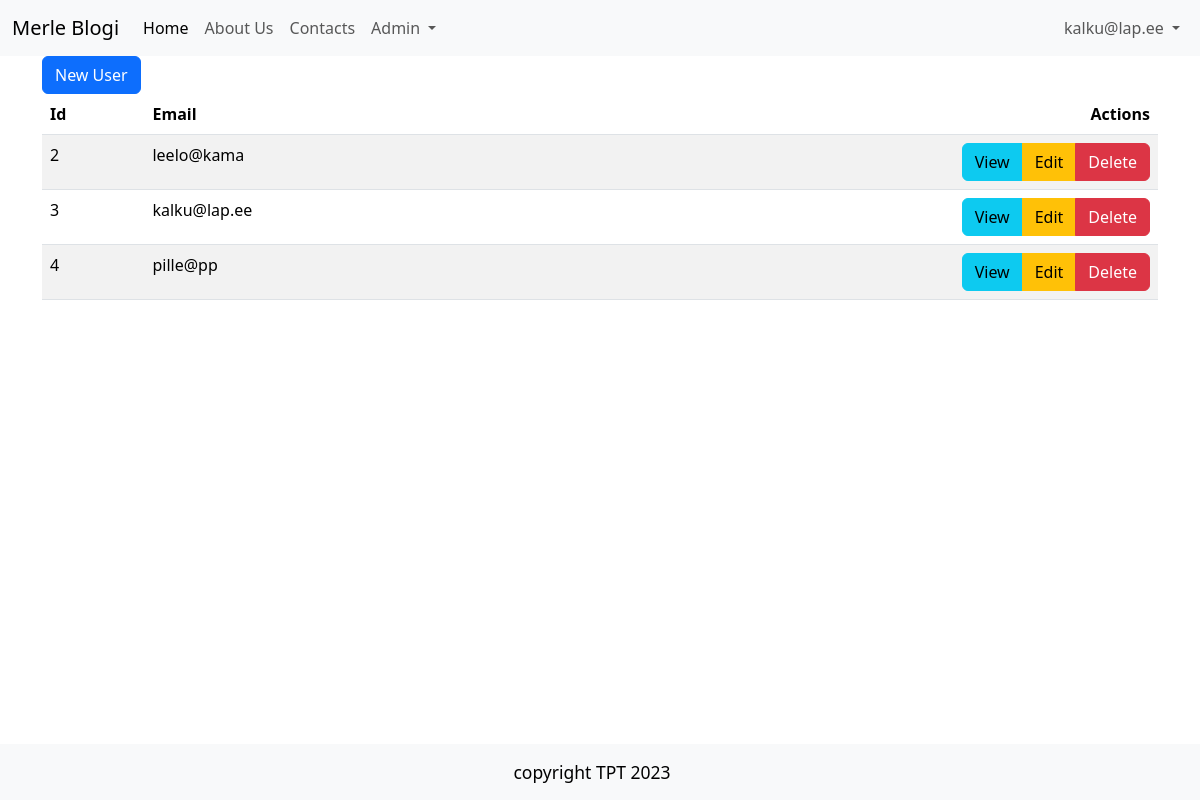
The app's page /admin/users (signed in) with its own data.
### tables this page shows
CREATE TABLE users
(
    id       integer
        constraint users_pk
            primary key autoincrement,
    email    text not null
        constraint users_pk2
            unique,
    password text not null
);

### src/Controllers/UsersController.php (called while the page is built, shortened)
<?php
class UsersController {
    public function index() {
        $users = User::all();
        include 'views/users/index.php';
    }
}

### src/DB.php (called while the page is built, shortened)
<?php
class DB {
    public $conn;
    public function __construct()
    {
        try {
            $this->conn = new PDO("sqlite:" . __DIR__ . "/../db.sqlite");
            $this->conn->setAttribute(PDO::ATTR_ERRMODE, PDO::ERRMODE_EXCEPTION);
        } catch(PDOException $e) {
            echo "Connection failed: " . $e->getMessage();
          }
    }
    public function all($table, $class){
        $stmt = $this->conn->prepare("SELECT * FROM $table");
        $stmt->execute();
        $stmt->setFetchMode(PDO::FETCH_CLASS, $class);
        return $stmt->fetchAll();
    }
    public function find($table, $class, $id){
        $stmt = $this->conn->prepare("SELECT * FROM $table WHERE id=$id");
        $stmt->execute();
        $stmt->setFetchMode(PDO::FETCH_CLASS, $class);
        return $stmt->fetch();
    }
}

### src/Models/Model.php (called while the page is built, shortened)
<?php
class Model {
    public static $table;
    public static function all(){
        $db = new DB();
        return $db->all(static::$table, static::class);
    }
    public static function find($id) {
        $db = new DB();
        return $db ->find(static::$table, static::class, $id);
    }
}

### src/Models/User.php (called while the page is built, shortened)
<?php
class User extends Model{
    public static function auth() {
        if(isset($_SESSION['user_id'])) {
            return User::find($_SESSION['user_id']);
        }
            return null;
    }
}

### helpers.php (called while the page is built, shortened)
<?php
function auth(){
    return User::auth();
}

### views/users/index.php (the view)
<?php include 'views/partials/header.php' ?>
    <a href="/admin/users/new" class="btn btn-primary">New User</a>
    <table class="table table-striped table-hover">
        <thead>
            <th>Id</th>
            <th>Email</th>
            <th class="text-end">Actions</th>
        </thead>
        <tbody>
            <?php foreach($users as $user): ?>
            <tr>
                <td><?=$user->id?></td>
                <td><?=$user->email?></td>
                <td class="text-end">
                <div class="btn-group" role="group" aria-label="Basic example">
                    <a class="btn btn-info" href="/admin/users/show?id=<?=$user->id?>">View</a>
                    <a class="btn btn-warning"href="/admin/users/edit?id=<?=$user->id?>">Edit</a>
                    <a class="btn btn-danger"href="/admin/users/delete?id=<?=$user->id?>">Delete</a>
                </div>
                </td>
            </tr>
            <?php endforeach; ?>
        </tbody>
    </table>
<?php include 'views/partials/footer.php' ?>

### views/partials/nav.php (shortened to what this page needs)
<nav class="navbar navbar-expand-lg bg-body-tertiary">
  <div class="container-fluid">
    <a class="navbar-brand" href="/">Merle Blogi</a>
    <div class="collapse navbar-collapse justify-content-between" id="navbarNav">
      <ul class="navbar-nav">
        <li class="nav-item">
          <a class="nav-link active" aria-current="page" href="/">Home</a>
        </li>
        <li class="nav-item">
          <a class="nav-link" href="/about">About Us</a>
        </li>
        <li class="nav-item">
          <a class="nav-link" href="/contacts">Contacts</a>
        </li>
        <?php if(auth()): ?>
        <li class="nav-item dropdown">
          <a class="nav-link dropdown-toggle" href="#" role="button" data-bs-toggle="dropdown" aria-expanded="false">
            Admin
          </a>
        </li>
        <?php endif ?>
      </ul>
      <ul class="navbar-nav">
        <?php if(auth()): ?>
          <li class="nav-item dropdown">
            <a class="nav-link dropdown-toggle" href="#" role="button" data-bs-toggle="dropdown" aria-expanded="false">
            <?=auth()->email?>
            </a>
        </li>
        <?php endif ?>
    </ul>
    </div>
  </div>
</nav>

### records on screen
users: email "kalku@lap.ee", id "3"
users: id "2", email "leelo@kama"
users: id "4", email "pille@pp"
